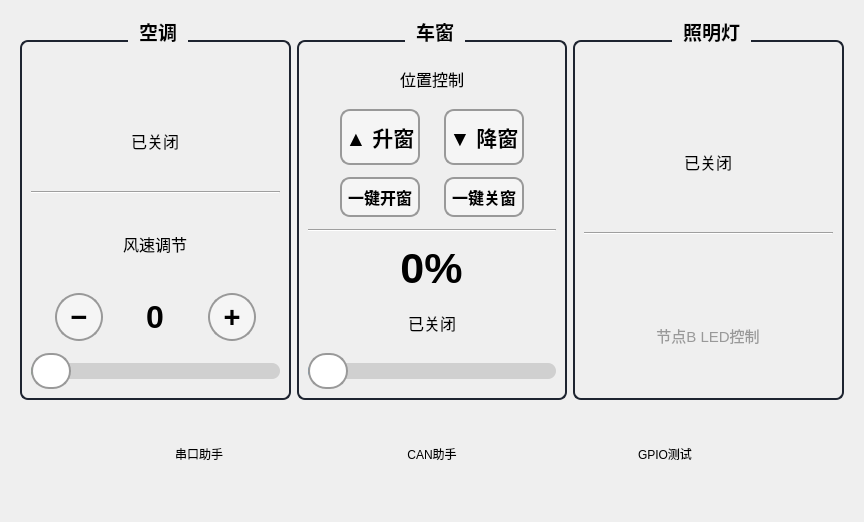
<?xml version="1.0" encoding="UTF-8"?>
<ui version="4.0">
 <class>ToolsPage</class>
 <widget class="QWidget" name="ToolsPage">
  <property name="geometry">
   <rect>
    <x>0</x>
    <y>0</y>
    <width>864</width>
    <height>522</height>
   </rect>
  </property>
  <property name="windowTitle">
   <string>Form</string>
  </property>
  <layout class="QGridLayout" name="gridLayout_2">
   <item row="0" column="1">
    <widget class="QStackedWidget" name="stackedWidget">
     <widget class="QWidget" name="desktopPage">
      <layout class="QVBoxLayout" name="verticalLayout">
       <item>
        <layout class="QHBoxLayout" name="horizontalLayout_2" stretch="1,1,1">
         <item>
          <widget class="QGroupBox" name="groupBox_ac">
           <property name="font">
            <font>
             <pointsize>14</pointsize>
             <weight>75</weight>
             <bold>true</bold>
            </font>
           </property>
           <property name="styleSheet">
            <string notr="true">QGroupBox{border:2px solid #1e2430;border-radius:8px;margin-top:20px;padding-top:10px;}QGroupBox::title{subcontrol-origin:margin;subcontrol-position:top center;padding:0 8px;}</string>
           </property>
           <property name="title">
            <string>空调</string>
           </property>
           <property name="alignment">
            <set>Qt::AlignHCenter</set>
           </property>
           <layout class="QVBoxLayout" name="verticalLayout_ac">
            <property name="spacing">
             <number>12</number>
            </property>
            <item alignment="Qt::AlignHCenter">
             <widget class="SwitchButton" name="switch_ac" native="true">
              <property name="minimumSize">
               <size>
                <width>60</width>
                <height>30</height>
               </size>
              </property>
              <property name="maximumSize">
               <size>
                <width>60</width>
                <height>30</height>
               </size>
              </property>
             </widget>
            </item>
            <item alignment="Qt::AlignHCenter">
             <widget class="QLabel" name="label_acStatus">
              <property name="font">
               <font>
                <pointsize>12</pointsize>
               </font>
              </property>
              <property name="text">
               <string>已关闭</string>
              </property>
              <property name="alignment">
               <set>Qt::AlignCenter</set>
              </property>
             </widget>
            </item>
            <item>
             <widget class="Line" name="line_ac">
              <property name="orientation">
               <enum>Qt::Horizontal</enum>
              </property>
             </widget>
            </item>
            <item alignment="Qt::AlignHCenter">
             <widget class="QLabel" name="label_fanTitle">
              <property name="font">
               <font>
                <pointsize>12</pointsize>
               </font>
              </property>
              <property name="text">
               <string>风速调节</string>
              </property>
              <property name="alignment">
               <set>Qt::AlignCenter</set>
              </property>
             </widget>
            </item>
            <item>
             <layout class="QHBoxLayout" name="horizontalLayout_fanBtn">
              <property name="spacing">
               <number>16</number>
              </property>
              <item alignment="Qt::AlignRight">
               <widget class="QPushButton" name="btn_fanDown">
                <property name="minimumSize">
                 <size>
                  <width>48</width>
                  <height>48</height>
                 </size>
                </property>
                <property name="maximumSize">
                 <size>
                  <width>48</width>
                  <height>48</height>
                 </size>
                </property>
                <property name="font">
                 <font>
                  <pointsize>22</pointsize>
                  <weight>75</weight>
                  <bold>true</bold>
                 </font>
                </property>
                <property name="styleSheet">
                 <string notr="true">QPushButton{border:2px solid #999;border-radius:24px;background:#f5f5f5;}QPushButton:pressed{background:#e0e0e0;}</string>
                </property>
                <property name="text">
                 <string>−</string>
                </property>
               </widget>
              </item>
              <item alignment="Qt::AlignHCenter">
               <widget class="QLabel" name="label_fanValue">
                <property name="minimumSize">
                 <size>
                  <width>60</width>
                  <height>40</height>
                 </size>
                </property>
                <property name="font">
                 <font>
                  <pointsize>24</pointsize>
                  <weight>75</weight>
                  <bold>true</bold>
                 </font>
                </property>
                <property name="text">
                 <string>0</string>
                </property>
                <property name="alignment">
                 <set>Qt::AlignCenter</set>
                </property>
               </widget>
              </item>
              <item alignment="Qt::AlignLeft">
               <widget class="QPushButton" name="btn_fanUp">
                <property name="minimumSize">
                 <size>
                  <width>48</width>
                  <height>48</height>
                 </size>
                </property>
                <property name="maximumSize">
                 <size>
                  <width>48</width>
                  <height>48</height>
                 </size>
                </property>
                <property name="font">
                 <font>
                  <pointsize>22</pointsize>
                  <weight>75</weight>
                  <bold>true</bold>
                 </font>
                </property>
                <property name="styleSheet">
                 <string notr="true">QPushButton{border:2px solid #999;border-radius:24px;background:#f5f5f5;}QPushButton:pressed{background:#e0e0e0;}</string>
                </property>
                <property name="text">
                 <string>+</string>
                </property>
               </widget>
              </item>
             </layout>
            </item>
            <item>
             <widget class="MySlider" name="slider_fanSpeed">
              <property name="minimumSize">
               <size>
                <width>0</width>
                <height>36</height>
               </size>
              </property>
              <property name="focusPolicy">
               <enum>Qt::NoFocus</enum>
              </property>
              <property name="styleSheet">
               <string notr="true">QSlider::groove:horizontal{height:16px;background:#d0d0d0;border-radius:8px;}QSlider::sub-page:horizontal{background:#4caf50;border-radius:8px;}QSlider::add-page:horizontal{background:rgba(0,0,0,0);}QSlider::handle:horizontal{background:white;border:2px solid #999;width:36px;height:36px;margin:-10px 0;border-radius:18px;}QSlider::handle:horizontal:hover{background:#f5f5f5;}</string>
              </property>
              <property name="maximum">
               <number>100</number>
              </property>
              <property name="value">
               <number>0</number>
              </property>
              <property name="orientation">
               <enum>Qt::Horizontal</enum>
              </property>
             </widget>
            </item>
           </layout>
          </widget>
         </item>
         <item>
          <widget class="QGroupBox" name="groupBox_window">
           <property name="font">
            <font>
             <pointsize>14</pointsize>
             <weight>75</weight>
             <bold>true</bold>
            </font>
           </property>
           <property name="styleSheet">
            <string notr="true">QGroupBox{border:2px solid #1e2430;border-radius:8px;margin-top:20px;padding-top:10px;}QGroupBox::title{subcontrol-origin:margin;subcontrol-position:top center;padding:0 8px;}</string>
           </property>
           <property name="title">
            <string>车窗</string>
           </property>
           <property name="alignment">
            <set>Qt::AlignHCenter</set>
           </property>
           <layout class="QVBoxLayout" name="verticalLayout_window">
            <property name="spacing">
             <number>12</number>
            </property>
            <item alignment="Qt::AlignHCenter">
             <widget class="QLabel" name="label_windowTitle">
              <property name="font">
               <font>
                <pointsize>12</pointsize>
               </font>
              </property>
              <property name="text">
               <string>位置控制</string>
              </property>
              <property name="alignment">
               <set>Qt::AlignCenter</set>
              </property>
             </widget>
            </item>
            <item>
             <layout class="QHBoxLayout" name="horizontalLayout_winBtn">
              <property name="spacing">
               <number>24</number>
              </property>
              <item alignment="Qt::AlignRight">
               <widget class="QPushButton" name="btn_winUp">
                <property name="minimumSize">
                 <size>
                  <width>80</width>
                  <height>56</height>
                 </size>
                </property>
                <property name="font">
                 <font>
                  <pointsize>16</pointsize>
                  <weight>75</weight>
                  <bold>true</bold>
                 </font>
                </property>
                <property name="styleSheet">
                 <string notr="true">QPushButton{border:2px solid #999;border-radius:10px;background:#f5f5f5;}QPushButton:pressed{background:#c8e6c9;}</string>
                </property>
                <property name="text">
                 <string>▲ 升窗</string>
                </property>
               </widget>
              </item>
              <item alignment="Qt::AlignLeft">
               <widget class="QPushButton" name="btn_winDown">
                <property name="minimumSize">
                 <size>
                  <width>80</width>
                  <height>56</height>
                 </size>
                </property>
                <property name="font">
                 <font>
                  <pointsize>16</pointsize>
                  <weight>75</weight>
                  <bold>true</bold>
                 </font>
                </property>
                <property name="styleSheet">
                 <string notr="true">QPushButton{border:2px solid #999;border-radius:10px;background:#f5f5f5;}QPushButton:pressed{background:#c8e6c9;}</string>
                </property>
                <property name="text">
                 <string>▼ 降窗</string>
                </property>
               </widget>
              </item>
             </layout>
            </item>
            <item>
             <layout class="QHBoxLayout" name="horizontalLayout_winOneTouch">
              <property name="spacing">
               <number>24</number>
              </property>
              <item>
               <spacer name="horizontalSpacer_winFull">
                <property name="orientation">
                 <enum>Qt::Horizontal</enum>
                </property>
                <property name="sizeHint" stdset="0">
                 <size>
                  <width>40</width>
                  <height>20</height>
                 </size>
                </property>
               </spacer>
              </item>
              <item>
               <widget class="QPushButton" name="btn_winFullOpen">
                <property name="minimumSize">
                 <size>
                  <width>80</width>
                  <height>40</height>
                 </size>
                </property>
                <property name="font">
                 <font>
                  <pointsize>12</pointsize>
                  <weight>75</weight>
                  <bold>true</bold>
                 </font>
                </property>
                <property name="styleSheet">
                 <string notr="true">QPushButton{border:2px solid #999;border-radius:10px;background:#f5f5f5;}QPushButton:pressed{background:#c8e6c9;}</string>
                </property>
                <property name="text">
                 <string>一键开窗</string>
                </property>
               </widget>
              </item>
              <item>
               <widget class="QPushButton" name="btn_winFullClose">
                <property name="minimumSize">
                 <size>
                  <width>80</width>
                  <height>40</height>
                 </size>
                </property>
                <property name="font">
                 <font>
                  <pointsize>12</pointsize>
                  <weight>75</weight>
                  <bold>true</bold>
                 </font>
                </property>
                <property name="styleSheet">
                 <string notr="true">QPushButton{border:2px solid #999;border-radius:10px;background:#f5f5f5;}QPushButton:pressed{background:#c8e6c9;}</string>
                </property>
                <property name="text">
                 <string>一键关窗</string>
                </property>
               </widget>
              </item>
              <item>
               <spacer name="horizontalSpacer_winFull_2">
                <property name="orientation">
                 <enum>Qt::Horizontal</enum>
                </property>
                <property name="sizeHint" stdset="0">
                 <size>
                  <width>40</width>
                  <height>20</height>
                 </size>
                </property>
               </spacer>
              </item>
             </layout>
            </item>
            <item>
             <widget class="Line" name="line_window">
              <property name="orientation">
               <enum>Qt::Horizontal</enum>
              </property>
             </widget>
            </item>
            <item alignment="Qt::AlignHCenter">
             <widget class="QLabel" name="label_windowPercent">
              <property name="font">
               <font>
                <pointsize>32</pointsize>
                <weight>75</weight>
                <bold>true</bold>
               </font>
              </property>
              <property name="text">
               <string>0%</string>
              </property>
              <property name="alignment">
               <set>Qt::AlignCenter</set>
              </property>
             </widget>
            </item>
            <item alignment="Qt::AlignHCenter">
             <widget class="QLabel" name="label_windowStatus">
              <property name="font">
               <font>
                <pointsize>12</pointsize>
               </font>
              </property>
              <property name="text">
               <string>已关闭</string>
              </property>
              <property name="alignment">
               <set>Qt::AlignCenter</set>
              </property>
             </widget>
            </item>
            <item>
             <widget class="MySlider" name="slider_window">
              <property name="minimumSize">
               <size>
                <width>0</width>
                <height>36</height>
               </size>
              </property>
              <property name="focusPolicy">
               <enum>Qt::NoFocus</enum>
              </property>
              <property name="styleSheet">
               <string notr="true">QSlider::groove:horizontal{height:16px;background:#d0d0d0;border-radius:8px;}QSlider::sub-page:horizontal{background:#2196f3;border-radius:8px;}QSlider::add-page:horizontal{background:rgba(0,0,0,0);}QSlider::handle:horizontal{background:white;border:2px solid #999;width:36px;height:36px;margin:-10px 0;border-radius:18px;}QSlider::handle:horizontal:hover{background:#f5f5f5;}</string>
              </property>
              <property name="maximum">
               <number>100</number>
              </property>
              <property name="value">
               <number>0</number>
              </property>
              <property name="orientation">
               <enum>Qt::Horizontal</enum>
              </property>
             </widget>
            </item>
           </layout>
          </widget>
         </item>
         <item>
          <widget class="QGroupBox" name="groupBox_led">
           <property name="font">
            <font>
             <pointsize>14</pointsize>
             <weight>75</weight>
             <bold>true</bold>
            </font>
           </property>
           <property name="styleSheet">
            <string notr="true">QGroupBox{border:2px solid #1e2430;border-radius:8px;margin-top:20px;padding-top:10px;}QGroupBox::title{subcontrol-origin:margin;subcontrol-position:top center;padding:0 8px;}</string>
           </property>
           <property name="title">
            <string>照明灯</string>
           </property>
           <property name="alignment">
            <set>Qt::AlignHCenter</set>
           </property>
           <layout class="QVBoxLayout" name="verticalLayout_led">
            <property name="spacing">
             <number>16</number>
            </property>
            <item alignment="Qt::AlignHCenter">
             <widget class="SwitchButton" name="switch_led" native="true">
              <property name="minimumSize">
               <size>
                <width>60</width>
                <height>30</height>
               </size>
              </property>
              <property name="maximumSize">
               <size>
                <width>60</width>
                <height>30</height>
               </size>
              </property>
             </widget>
            </item>
            <item alignment="Qt::AlignHCenter">
             <widget class="QLabel" name="label_ledStatus">
              <property name="font">
               <font>
                <pointsize>12</pointsize>
               </font>
              </property>
              <property name="text">
               <string>已关闭</string>
              </property>
              <property name="alignment">
               <set>Qt::AlignCenter</set>
              </property>
             </widget>
            </item>
            <item>
             <widget class="Line" name="line_led">
              <property name="orientation">
               <enum>Qt::Horizontal</enum>
              </property>
             </widget>
            </item>
            <item alignment="Qt::AlignHCenter">
             <widget class="QPushButton" name="icon_light">
              <property name="focusPolicy">
               <enum>Qt::NoFocus</enum>
              </property>
              <property name="styleSheet">
               <string notr="true">QPushButton {
    border: none;
    background: transparent;
}
#icon_light:pressed {
    padding: 0px;
    margin: 0px;
}</string>
              </property>
              <property name="icon">
               <iconset resource="../../resources/resources.qrc">
                <normaloff>:/images/images/灯泡_灭.png</normaloff>:/images/images/灯泡_灭.png</iconset>
              </property>
              <property name="iconSize">
               <size>
                <width>80</width>
                <height>80</height>
               </size>
              </property>
              <property name="flat">
               <bool>true</bool>
              </property>
             </widget>
            </item>
            <item alignment="Qt::AlignHCenter">
             <widget class="QLabel" name="label_ledHint">
              <property name="font">
               <font>
                <pointsize>11</pointsize>
               </font>
              </property>
              <property name="styleSheet">
               <string>color:#999;</string>
              </property>
              <property name="text">
               <string>节点B LED控制</string>
              </property>
              <property name="alignment">
               <set>Qt::AlignCenter</set>
              </property>
             </widget>
            </item>
           </layout>
          </widget>
         </item>
        </layout>
       </item>
       <item>
        <layout class="QHBoxLayout" name="horizontalLayout">
         <item>
          <widget class="QToolButton" name="toolButton_serialTest">
           <property name="sizePolicy">
            <sizepolicy hsizetype="Fixed" vsizetype="Fixed">
             <horstretch>0</horstretch>
             <verstretch>0</verstretch>
            </sizepolicy>
           </property>
           <property name="minimumSize">
            <size>
             <width>96</width>
             <height>96</height>
            </size>
           </property>
           <property name="focusPolicy">
            <enum>Qt::NoFocus</enum>
           </property>
           <property name="styleSheet">
            <string notr="true">QToolButton{border:none;background:transparent;}#toolButton_serialTest:pressed{padding:0px;margin:0px;}</string>
           </property>
           <property name="text">
            <string>串口助手</string>
           </property>
           <property name="icon">
            <iconset resource="../../resources/resources.qrc">
             <normaloff>:/images/images/接口.png</normaloff>:/images/images/接口.png</iconset>
           </property>
           <property name="iconSize">
            <size>
             <width>80</width>
             <height>80</height>
            </size>
           </property>
           <property name="toolButtonStyle">
            <enum>Qt::ToolButtonTextUnderIcon</enum>
           </property>
          </widget>
         </item>
         <item>
          <widget class="QToolButton" name="toolButton_canbusTest">
           <property name="sizePolicy">
            <sizepolicy hsizetype="Fixed" vsizetype="Fixed">
             <horstretch>0</horstretch>
             <verstretch>0</verstretch>
            </sizepolicy>
           </property>
           <property name="minimumSize">
            <size>
             <width>96</width>
             <height>96</height>
            </size>
           </property>
           <property name="focusPolicy">
            <enum>Qt::NoFocus</enum>
           </property>
           <property name="styleSheet">
            <string notr="true">QToolButton{border:none;background:transparent;}#toolButton_canbusTest:pressed{padding:0px;margin:0px;}</string>
           </property>
           <property name="text">
            <string>CAN助手</string>
           </property>
           <property name="icon">
            <iconset resource="../../resources/resources.qrc">
             <normaloff>:/images/images/网络拓扑.png</normaloff>:/images/images/网络拓扑.png</iconset>
           </property>
           <property name="iconSize">
            <size>
             <width>80</width>
             <height>80</height>
            </size>
           </property>
           <property name="toolButtonStyle">
            <enum>Qt::ToolButtonTextUnderIcon</enum>
           </property>
          </widget>
         </item>
         <item>
          <widget class="QToolButton" name="toolButton_gpioTest">
           <property name="sizePolicy">
            <sizepolicy hsizetype="Fixed" vsizetype="Fixed">
             <horstretch>0</horstretch>
             <verstretch>0</verstretch>
            </sizepolicy>
           </property>
           <property name="minimumSize">
            <size>
             <width>96</width>
             <height>96</height>
            </size>
           </property>
           <property name="focusPolicy">
            <enum>Qt::NoFocus</enum>
           </property>
           <property name="styleSheet">
            <string notr="true">QToolButton{border:none;background:transparent;}#toolButton_gpioTest:pressed{padding:0px;margin:0px;}</string>
           </property>
           <property name="text">
            <string>GPIO测试</string>
           </property>
           <property name="icon">
            <iconset resource="../../resources/resources.qrc">
             <normaloff>:/images/images/开关设备.png</normaloff>:/images/images/开关设备.png</iconset>
           </property>
           <property name="iconSize">
            <size>
             <width>80</width>
             <height>80</height>
            </size>
           </property>
           <property name="toolButtonStyle">
            <enum>Qt::ToolButtonTextUnderIcon</enum>
           </property>
          </widget>
         </item>
        </layout>
       </item>
      </layout>
     </widget>
    </widget>
   </item>
  </layout>
 </widget>
 <customwidgets>
  <customwidget>
   <class>MySlider</class>
   <extends>QSlider</extends>
   <header>MySlider.h</header>
  </customwidget>
  <customwidget>
   <class>SwitchButton</class>
   <extends>QWidget</extends>
   <header>SwitchButton.h</header>
  </customwidget>
 </customwidgets>
 <resources>
  <include location="../../resources/resources.qrc"/>
 </resources>
 <connections/>
</ui>
